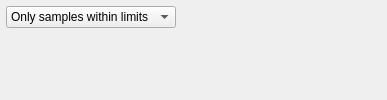
         <widget class="QWidget" name="tabMultiChart">
          <attribute name="title">
           <string>MultiCharts</string>
          </attribute>
          <layout class="QGridLayout" name="gridLayout_12" rowstretch="0,1">
           <property name="leftMargin">
            <number>6</number>
           </property>
           <property name="topMargin">
            <number>6</number>
           </property>
           <property name="rightMargin">
            <number>6</number>
           </property>
           <property name="bottomMargin">
            <number>6</number>
           </property>
           <property name="spacing">
            <number>0</number>
           </property>
           <item row="0" column="0">
            <widget class="QFrame" name="frame_2">
             <property name="frameShape">
              <enum>QFrame::NoFrame</enum>
             </property>
             <property name="frameShadow">
              <enum>QFrame::Raised</enum>
             </property>
             <layout class="QHBoxLayout" name="horizontalLayout" stretch="1,1,0,0,0,0,0">
              <property name="leftMargin">
               <number>0</number>
              </property>
              <property name="topMargin">
               <number>0</number>
              </property>
              <property name="rightMargin">
               <number>0</number>
              </property>
              <property name="bottomMargin">
               <number>0</number>
              </property>
              <item>
               <widget class="QComboBox" name="comboBoxDatasetMulti">
                <property name="toolTip">
                 <string>Data samples to chart...</string>
                </property>
                <item>
                 <property name="text">
                  <string>Only samples within limits</string>
                 </property>
                </item>
                <item>
                 <property name="text">
                  <string>All samples</string>
                 </property>
                </item>
               </widget>
              </item>
              <item>
               <spacer name="horizontalSpacer_9">
                <property name="orientation">
                 <enum>Qt::Horizontal</enum>
                </property>
                <property name="sizeHint" stdset="0">
                 <size>
                  <width>40</width>
                  <height>20</height>
                 </size>
                </property>
               </spacer>
              </item>
              <item>
               <widget class="QToolButton" name="toolButtonTests_2">
                <property name="maximumSize">
                 <size>
                  <width>30</width>
                  <height>21</height>
                 </size>
                </property>
                <property name="styleSheet">
                 <string notr="true">border: none; 
pressed {
    background-color: qlineargradient(x1: 0, y1: 0, x2: 0, y2: 1,
                                      stop: 0 #dadbde, stop: 1 #f6f7fa);
}</string>
                </property>
                <property name="text">
                 <string/>
                </property>
                <property name="icon">
                 <iconset resource="gex.qrc">
                  <normaloff>:/gex/icons/combo.png</normaloff>:/gex/icons/combo.png</iconset>
                </property>
                <property name="popupMode">
                 <enum>QToolButton::InstantPopup</enum>
                </property>
                <property name="toolButtonStyle">
                 <enum>Qt::ToolButtonTextBesideIcon</enum>
                </property>
                <property name="autoRaise">
                 <bool>true</bool>
                </property>
               </widget>
              </item>
              <item>
               <widget class="QToolButton" name="toolButtonViewPort_2">
                <property name="maximumSize">
                 <size>
                  <width>30</width>
                  <height>21</height>
                 </size>
                </property>
                <property name="styleSheet">
                 <string notr="true">border: none; 
pressed {
    background-color: qlineargradient(x1: 0, y1: 0, x2: 0, y2: 1,
                                      stop: 0 #dadbde, stop: 1 #f6f7fa);
}</string>
                </property>
                <property name="text">
                 <string/>
                </property>
                <property name="icon">
                 <iconset resource="gex.qrc">
                  <normaloff>:/gex/icons/viewport.png</normaloff>:/gex/icons/viewport.png</iconset>
                </property>
                <property name="popupMode">
                 <enum>QToolButton::InstantPopup</enum>
                </property>
                <property name="toolButtonStyle">
                 <enum>Qt::ToolButtonTextBesideIcon</enum>
                </property>
                <property name="autoRaise">
                 <bool>true</bool>
                </property>
               </widget>
              </item>
              <item>
               <widget class="QToolButton" name="toolButtonMouseMode_2">
                <property name="maximumSize">
                 <size>
                  <width>30</width>
                  <height>21</height>
                 </size>
                </property>
                <property name="styleSheet">
                 <string notr="true">border: none; 
pressed {
    background-color: qlineargradient(x1: 0, y1: 0, x2: 0, y2: 1,
                                      stop: 0 #dadbde, stop: 1 #f6f7fa);
}</string>
                </property>
                <property name="text">
                 <string/>
                </property>
                <property name="icon">
                 <iconset resource="gex.qrc">
                  <normaloff>:/gex/icons/selectmode.png</normaloff>:/gex/icons/selectmode.png</iconset>
                </property>
                <property name="iconSize">
                 <size>
                  <width>21</width>
                  <height>21</height>
                 </size>
                </property>
                <property name="popupMode">
                 <enum>QToolButton::InstantPopup</enum>
                </property>
                <property name="toolButtonStyle">
                 <enum>Qt::ToolButtonTextBesideIcon</enum>
                </property>
                <property name="autoRaise">
                 <bool>true</bool>
                </property>
               </widget>
              </item>
              <item>
               <widget class="QToolButton" name="toolButtonInteractiveViews_3">
                <property name="maximumSize">
                 <size>
                  <width>30</width>
                  <height>21</height>
                 </size>
                </property>
                <property name="styleSheet">
                 <string notr="true">border: none; 
pressed {
    background-color: qlineargradient(x1: 0, y1: 0, x2: 0, y2: 1,
                                      stop: 0 #dadbde, stop: 1 #f6f7fa);
}</string>
                </property>
                <property name="text">
                 <string/>
                </property>
                <property name="icon">
                 <iconset resource="gex.qrc">
                  <normaloff>:/gex/icons/interactive_views.png</normaloff>:/gex/icons/interactive_views.png</iconset>
                </property>
                <property name="iconSize">
                 <size>
                  <width>21</width>
                  <height>21</height>
                 </size>
                </property>
                <property name="popupMode">
                 <enum>QToolButton::InstantPopup</enum>
                </property>
                <property name="toolButtonStyle">
                 <enum>Qt::ToolButtonTextBesideIcon</enum>
                </property>
                <property name="autoRaise">
                 <bool>true</bool>
                </property>
               </widget>
              </item>
              <item>
               <widget class="QToolButton" name="toolButtonSettingsMenu_2">
                <property name="maximumSize">
                 <size>
                  <width>30</width>
                  <height>21</height>
                 </size>
                </property>
                <property name="autoFillBackground">
                 <bool>false</bool>
                </property>
                <property name="styleSheet">
                 <string notr="true">border: none; 
pressed {
    background-color: qlineargradient(x1: 0, y1: 0, x2: 0, y2: 1,
                                      stop: 0 #dadbde, stop: 1 #f6f7fa);
}</string>
                </property>
                <property name="text">
                 <string/>
                </property>
                <property name="icon">
                 <iconset resource="gex.qrc">
                  <normaloff>:/gex/icons/new_parameters.png</normaloff>:/gex/icons/new_parameters.png</iconset>
                </property>
                <property name="iconSize">
                 <size>
                  <width>21</width>
                  <height>21</height>
                 </size>
                </property>
                <property name="popupMode">
                 <enum>QToolButton::InstantPopup</enum>
                </property>
                <property name="toolButtonStyle">
                 <enum>Qt::ToolButtonTextBesideIcon</enum>
                </property>
                <property name="autoRaise">
                 <bool>true</bool>
                </property>
                <property name="arrowType">
                 <enum>Qt::NoArrow</enum>
                </property>
               </widget>
              </item>
             </layout>
            </widget>
           </item>
           <item row="1" column="0">
            <layout class="QHBoxLayout" name="horizontalLayoutMultiChart">
             <item>
              <widget class="GexMultiChartWidget" name="m_pMultiChartWidget" native="true"/>
             </item>
            </layout>
           </item>
          </layout>
         </widget>
